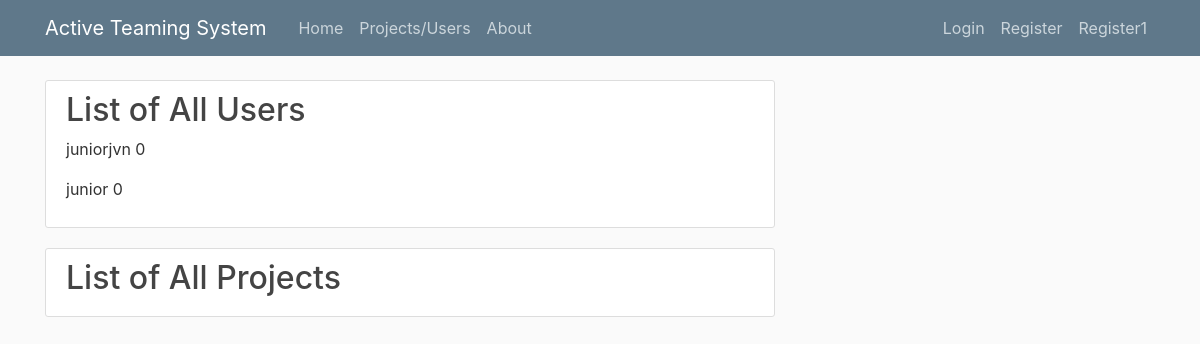
/projects_and_users, run on an earlier commit of the app's database.
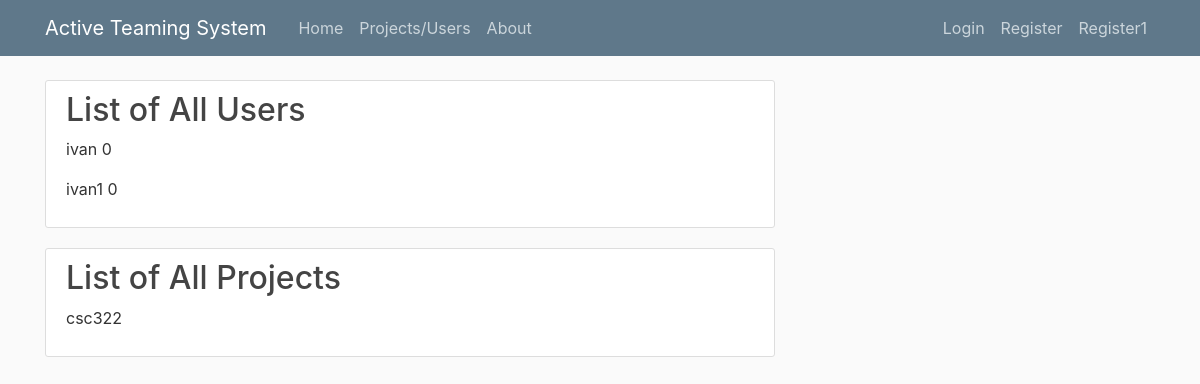
And on a later commit of the database.
### application/models.py (models this page shows, shortened)
class User(db.Model,UserMixin):
    id = db.Column(db.Integer, primary_key=True)
    username = db.Column(db.String(20), unique=True, nullable=False)
    email = db.Column(db.String(120), unique=True, nullable=False)
    image_file = db.Column(db.String(20), nullable=False, default='default.jpg')
    password = db.Column(db.String(60), nullable=False)
    rating = db.Column(db.Integer,nullable=False,default=0)
    compliments = db.relationship('Compliment', backref='recipient', lazy=True)
    complaints = db.relationship('Complaint', backref='complainee', lazy=True)
    UserBlacklist = db.relationship('UserBlacklist', backref='user_blacklisted', lazy=True)
    applications = db.relationship('Application', backref='referee', lazy=True)
    is_su = db.Column(db.Boolean, default=False, nullable=False)
    is_blacklisted = db.Column(db.Boolean, default=False, nullable=False)

class Project(db.Model):
    id = db.Column(db.Integer, primary_key=True)
    title = db.Column(db.String(100),unique=True, nullable=False)
    date_created = db.Column(db.DateTime, nullable=False, default=datetime.datetime.now())
    description = db.Column(db.Text, nullable=False)
    rating = db.Column(db.Integer, nullable =False, default=0)

### application/route.py (the view)
@app.route("/projects_and_users")
def projects_and_users():
    page = request.args.get('page',1,type=int)
    users = User.query.filter(User.email!='superuser@csc322.edu').order_by(User.id.asc()).paginate(page=page, per_page=5)
    projects = Project.query.order_by(Project.id.asc()).paginate(page=page, per_page=5)
    return render_template('projects_and_users.html', users=users,projects=projects)

### application/templates/projects_and_users.html
{% extends "layout.html" %}
{% block content %}
<article class="media content-section">
    <div class="media-body">
        <h2>List of All Users</h2>
        {% for user in users.items %}
        <p class="article-content">{{user.username}}&nbsp;{{user.rating}}</p>
        {% endfor %}
    </div>
</article>
<article class="media content-section">
    <div class="media-body">
        <h2>List of All Projects</h2>
        {% for project in projects.items %}
        <p class="article-content">{{project.title }}</p>
        {% endfor %}
    </div>
</article>
{% endblock content %}

### application/templates/layout.html (shortened to what this page needs)
<!DOCTYPE html>
<html>
<head>
    <link rel="stylesheet" href="https://maxcdn.bootstrapcdn.com/bootstrap/4.0.0/css/bootstrap.min.css">
    <link rel="stylesheet" type="text/css" href="{{ url_for('static', filename='main.css') }}">
</head>
<body>
    <header class="site-header">
      <nav class="navbar navbar-expand-md navbar-dark bg-steel fixed-top">
        <div class="container">
          <a class="navbar-brand mr-4" href="/">Active Teaming System</a>
          <div class="collapse navbar-collapse" id="navbarToggle">
            <div class="navbar-nav mr-auto">
              <a class="nav-item nav-link" href="{{ url_for('home') }}">Home</a>
              <a class="nav-item nav-link" href="{{ url_for('projects_and_users') }}">Projects/Users</a>
              <a class="nav-item nav-link" href="{{ url_for('about') }}">About</a>
            </div>
            <div class="navbar-nav">
              {%if current_user.is_authenticated%}
                {%if current_user.is_su%}
                  <a class="nav-item nav-link" href="{{ url_for('su') }}">SuperUser</a>
                {%endif%}
                <a class="nav-item nav-link" href="{{ url_for('form_group') }}">Form Group</a>
                <li class="nav-item dropdown">
                  <a class="nav-link dropdown-toggle" href="#" id="navbarDropdownMenuLink" data-toggle="dropdown" aria-haspopup="true" aria-expanded="false">
                    Account
                  </a>
                  <div class="dropdown-menu" aria-labelledby="navbarDropdownMenuLink">
                    <a class="dropdown-item" href="{{ url_for('account') }}">Info</a>
                    <a class="dropdown-item" href="{{ url_for('group') }}">Group</a>
                    <a class="dropdown-item" href="{{ url_for('message') }}">Message</a>
                    <a class="dropdown-item" href="{{ url_for('black_white') }}">Black/Whitelist</a>
                  </div>
                </li>
                <a class="nav-item nav-link" href="{{ url_for('logout') }}">Logout</a>
                {%else%}
                <a class="nav-item nav-link" href="{{ url_for('login') }}">Login</a>
                <a class="nav-item nav-link" href="{{ url_for('register') }}">Register</a>
                <a class="nav-item nav-link" href="{{ url_for('register1') }}">Register1</a>
              {%endif%}
            </div>
          </div>
        </div>
      </nav>
    </header>
    <main role="main" class="container">
      <div class="row">
        <div class="col-md-8">
          {% block content %}{% endblock %}
        </div>
      </div>
    </main>
</body>
</html>

### application/static/main.css (style rules this page uses)
body { background: #fafafa; color: #333333; margin-top: 5rem; }
h1, h2, h3, h4, h5, h6 { color: #444444; }
.bg-steel { background-color: #5f788a; }
.site-header .navbar-nav .nav-link { color: #cbd5db; }
.content-section { background: #ffffff; padding: 10px 20px; border: 1px solid #dddddd; border-radius: 3px; margin-bottom: 20px; }
.article-content { white-space: pre-line; }

What changed in the data, as far as the page shows it:
no longer on this page (row edited): User: username "juniorjvn", rating "0"
changed User: username "junior" → "ivan"
added User: username "ivan1", rating "0"
added Project: title "csc322"
